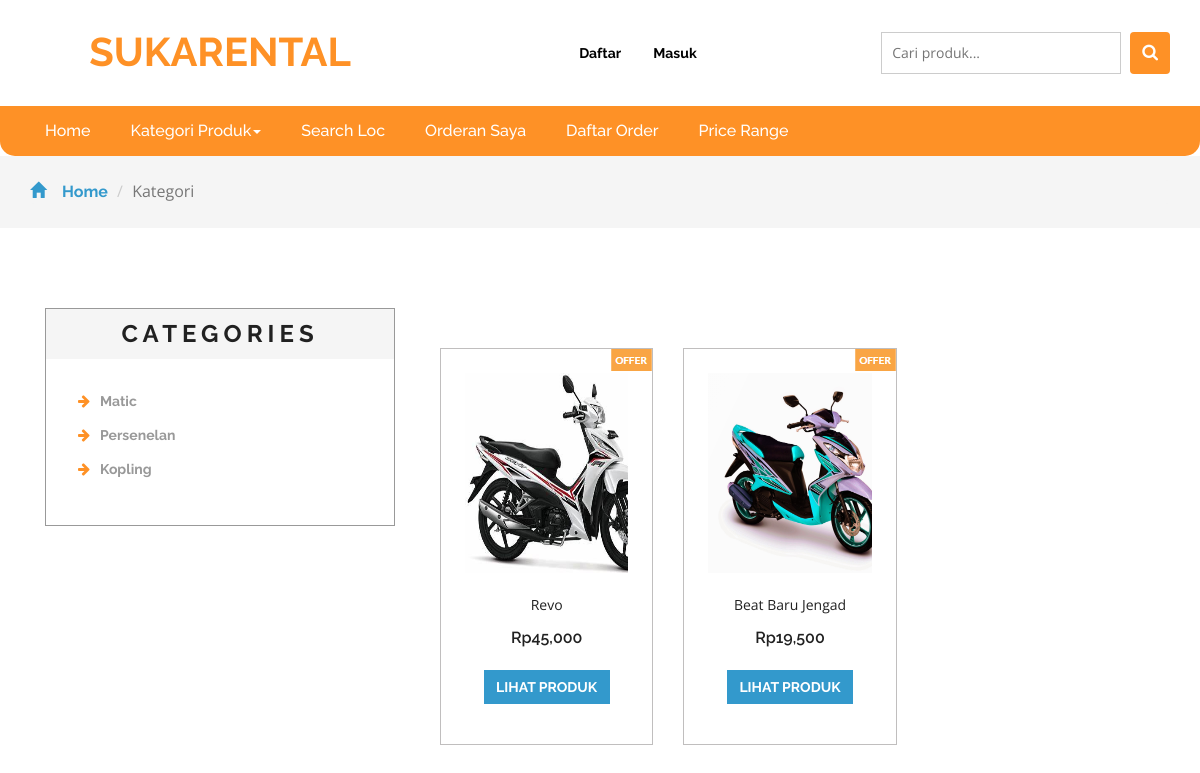
The app's page /kategori.php?idkategori=1 with its own data.
### tables this page shows
CREATE TABLE `kategori` (
  `idkategori` int(11) NOT NULL,
  `namakategori` varchar(20) NOT NULL,
  `tgldibuat` timestamp NOT NULL DEFAULT current_timestamp()
);

CREATE TABLE `produk` (
  `idproduk` int(11) NOT NULL,
  `idkategori` int(11) NOT NULL,
  `namaproduk` varchar(30) NOT NULL,
  `gambar` varchar(100) NOT NULL,
  `deskripsi` varchar(200) NOT NULL,
  `rate` int(11) NOT NULL,
  `hargaafter` int(11) NOT NULL,
  `tgldibuat` timestamp NOT NULL DEFAULT current_timestamp()
);

### kategori.php (the view, shortened to what this page needs)
<?php
include 'dbconnect.php';
$idk = $_GET['idkategori'];
?>
<!DOCTYPE html>
<html>
<head>
<link href="css/style1.css" rel="stylesheet" type="text/css" media="all" />
<link href="css/style.css" rel="stylesheet" type="text/css" media="all" />
<link href="css/font-awesome.css" rel="stylesheet">
</head>
<body>
	<div class="logo_products">
		<div class="container">
			<div class="w3ls_logo_products_left">
				<h1><a href="index.php">SukaRental</a></h1>
			</div>
			<div class="agile-login">
				<ul>
				<?php
				if(!isset($_SESSION['log'])){
					echo '
					<li><a href="registered.php">Daftar</a></li>
					<li><a href="login.php">Masuk</a></li>
					';
				}
				?>
			</ul>
			</div>
		<div class="w3l_search">
			<form action="search.php" method="post">
				<input type="search" name="Search" placeholder="Cari produk...">
				<button type="submit" class="btn btn-default search" aria-label="Left Align">
					<i class="fa fa-search" aria-hidden="true"> </i>
				</button>
			</form>
		</div>
			<div class="clearfix"> </div>
		</div>
	</div>
	<div class="navigation-agileits">
		<div class="container">
			<nav class="navbar navbar-default">
							<div class="collapse navbar-collapse" id="bs-megadropdown-tabs">
								<ul class="nav navbar-nav">
									<li class="active"><a href="index.php" class="act">Home</a></li>
									<li class="dropdown">
										<a href="#" class="dropdown-toggle" data-toggle="dropdown">Kategori Produk<b class="caret"></b></a>
									</li>
									<li><a href="nearby.php">Search Loc</a></li>
									<li><a href="cart.php">Orderan Saya</a></li>
									<li><a href="daftarorder.php">Daftar Order</a></li>
									<li><a href="pricerange.php">Price Range</a></li>
								</ul>
							</div>
							</nav>
			</div>
		</div>
	<div class="breadcrumbs">
		<div class="container">
			<ol class="breadcrumb breadcrumb1 animated wow slideInLeft" data-wow-delay=".5s">
				<li><a href="index.php"><span class="glyphicon glyphicon-home" aria-hidden="true"></span>Home</a></li>
				<li class="active">Kategori</li>
			</ol>
		</div>
	</div>
	<div class="products">
		<div class="container">
			<div class="col-md-4 products-left">
				<div class="categories">
					<h2>Categories</h2>
					<ul class="cate">
						<?php
														$kat=mysqli_query($conn,"SELECT * from kategori order by idkategori ASC");
														while($p=mysqli_fetch_array($kat)){
															?>
														<li><a href="kategori.php?idkategori=<?php echo $p['idkategori'] ?>"><i class="fa fa-arrow-right" aria-hidden="true"></i><?php echo $p['namakategori'] ?></a></li>
														<?php
																	}
														?>
					</ul>
				</div>
			</div>
			<div class="col-md-8 products-right">
				<div class="agile_top_brands_grids">
				<?php
					$brgs=mysqli_query($conn,"SELECT * from produk where idkategori='$idk' order by idproduk ASC");
					$x = mysqli_num_rows($brgs);
					if($x>0){
					while($p=mysqli_fetch_array($brgs)){
					?>
						<div class="col-md-4 top_brand_left">
						<div class="hover14 column">
							<div class="agile_top_brand_left_grid">
								<div class="agile_top_brand_left_grid_pos">
									<img src="images/offer.png" alt=" " class="img-responsive" />
								</div>
								<div class="agile_top_brand_left_grid1">
									<figure>
										<div class="snipcart-item block">
											<div class="snipcart-thumb">
												<a href="product.php?idproduk=<?php echo $p['idproduk'] ?>"><img src="<?php echo $p['gambar']?>" width="200px" height="200px"></a>
												<p><?php echo $p['namaproduk'] ?></p>
												<h4>Rp<?php echo number_format($p['hargaafter']) ?></h4>
											</div>
											<div class="snipcart-details top_brand_home_details">
												<fieldset>
													<a href="product.php?idproduk=<?php echo $p['idproduk'] ?>"><input type="submit" class="button" value="Lihat Produk" /></a>
												</fieldset>
											</div>
										</div>
									</figure>
								</div>
							</div>
						</div>
					</div>
						<?php
							}
					} else {
						echo "Data tidak ditemukan";
					}
						?>
				</div>
			</div>
		</div>
	</div>
<link href="css/skdslider.css" rel="stylesheet">
</body>
</html>

### records on screen
kategori: namakategori "Matic"
kategori: namakategori "Persenelan"
kategori: namakategori "Kopling"
produk: gambar (picture), namaproduk "Revo", hargaafter "45,000"
produk: gambar (picture), namaproduk "Beat Baru Jengad", hargaafter "19,500"
